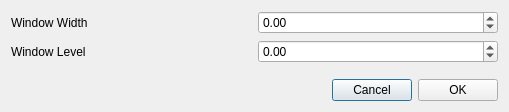
<?xml version="1.0" encoding="UTF-8"?>
<ui version="4.0">
 <class>udg::QCustomWindowLevelDialogBase</class>
 <widget class="QDialog" name="udg::QCustomWindowLevelDialogBase">
  <property name="geometry">
   <rect>
    <x>0</x>
    <y>0</y>
    <width>509</width>
    <height>112</height>
   </rect>
  </property>
  <property name="windowTitle">
   <string>Custom Window Level Settings</string>
  </property>
  <property name="modal">
   <bool>true</bool>
  </property>
  <layout class="QGridLayout" name="gridLayout">
   <item row="0" column="0">
    <widget class="QLabel" name="label">
     <property name="text">
      <string>Window Width</string>
     </property>
    </widget>
   </item>
   <item row="2" column="0">
    <spacer name="verticalSpacer">
     <property name="orientation">
      <enum>Qt::Vertical</enum>
     </property>
     <property name="sizeHint" stdset="0">
      <size>
       <width>20</width>
       <height>40</height>
      </size>
     </property>
    </spacer>
   </item>
   <item row="1" column="0">
    <widget class="QLabel" name="label_2">
     <property name="text">
      <string>Window Level</string>
     </property>
    </widget>
   </item>
   <item row="0" column="1">
    <widget class="QDoubleSpinBox" name="m_windowSpinBox">
     <property name="minimum">
      <double>-131070.000000000000000</double>
     </property>
     <property name="maximum">
      <double>131070.000000000000000</double>
     </property>
    </widget>
   </item>
   <item row="1" column="1">
    <widget class="QDoubleSpinBox" name="m_levelSpinBox">
     <property name="minimum">
      <double>-131070.000000000000000</double>
     </property>
     <property name="maximum">
      <double>131070.000000000000000</double>
     </property>
    </widget>
   </item>
   <item row="3" column="0" colspan="2">
    <layout class="QHBoxLayout" name="horizontalLayout">
     <item>
      <spacer name="horizontalSpacer">
       <property name="orientation">
        <enum>Qt::Horizontal</enum>
       </property>
       <property name="sizeHint" stdset="0">
        <size>
         <width>40</width>
         <height>20</height>
        </size>
       </property>
      </spacer>
     </item>
     <item>
      <widget class="QPushButton" name="m_cancelButton">
       <property name="text">
        <string>Cancel</string>
       </property>
       <property name="icon">
        <iconset resource="../main/main.qrc">
         <normaloff>:/images/icons/dialog-cancel.svg</normaloff>:/images/icons/dialog-cancel.svg</iconset>
       </property>
      </widget>
     </item>
     <item>
      <widget class="QPushButton" name="m_okButton">
       <property name="text">
        <string>OK</string>
       </property>
       <property name="icon">
        <iconset resource="../main/main.qrc">
         <normaloff>:/images/icons/dialog-ok-apply.svg</normaloff>:/images/icons/dialog-ok-apply.svg</iconset>
       </property>
      </widget>
     </item>
    </layout>
   </item>
  </layout>
 </widget>
 <resources>
  <include location="../main/main.qrc"/>
  <include location="../main/main.qrc"/>
 </resources>
 <connections>
  <connection>
   <sender>m_okButton</sender>
   <signal>clicked()</signal>
   <receiver>udg::QCustomWindowLevelDialogBase</receiver>
   <slot>accept()</slot>
   <hints>
    <hint type="sourcelabel">
     <x>278</x>
     <y>253</y>
    </hint>
    <hint type="destinationlabel">
     <x>96</x>
     <y>254</y>
    </hint>
   </hints>
  </connection>
  <connection>
   <sender>m_cancelButton</sender>
   <signal>clicked()</signal>
   <receiver>udg::QCustomWindowLevelDialogBase</receiver>
   <slot>reject()</slot>
   <hints>
    <hint type="sourcelabel">
     <x>369</x>
     <y>253</y>
    </hint>
    <hint type="destinationlabel">
     <x>179</x>
     <y>282</y>
    </hint>
   </hints>
  </connection>
 </connections>
</ui>
